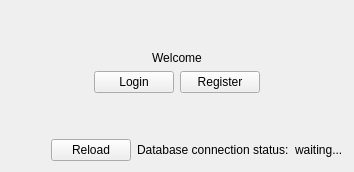
      <widget class="QWidget" name="welcomePage">
       <layout class="QVBoxLayout" name="verticalLayout_7">
        <item>
         <spacer name="verticalSpacer">
          <property name="orientation">
           <enum>Qt::Vertical</enum>
          </property>
          <property name="sizeHint" stdset="0">
           <size>
            <width>20</width>
            <height>40</height>
           </size>
          </property>
         </spacer>
        </item>
        <item>
         <layout class="QVBoxLayout" name="verticalLayout_2">
          <property name="topMargin">
           <number>0</number>
          </property>
          <item>
           <widget class="QLabel" name="label">
            <property name="text">
             <string>Welcome</string>
            </property>
            <property name="alignment">
             <set>Qt::AlignCenter</set>
            </property>
           </widget>
          </item>
          <item>
           <layout class="QHBoxLayout" name="horizontalLayout_2">
            <item>
             <spacer name="horizontalSpacer">
              <property name="orientation">
               <enum>Qt::Horizontal</enum>
              </property>
              <property name="sizeHint" stdset="0">
               <size>
                <width>40</width>
                <height>20</height>
               </size>
              </property>
             </spacer>
            </item>
            <item>
             <widget class="QPushButton" name="welcomeLoginButton">
              <property name="text">
               <string>Login</string>
              </property>
             </widget>
            </item>
            <item>
             <widget class="QPushButton" name="welcomeRegisterButton">
              <property name="text">
               <string>Register</string>
              </property>
             </widget>
            </item>
            <item>
             <spacer name="horizontalSpacer_2">
              <property name="orientation">
               <enum>Qt::Horizontal</enum>
              </property>
              <property name="sizeHint" stdset="0">
               <size>
                <width>40</width>
                <height>20</height>
               </size>
              </property>
             </spacer>
            </item>
           </layout>
          </item>
         </layout>
        </item>
        <item>
         <spacer name="verticalSpacer_2">
          <property name="orientation">
           <enum>Qt::Vertical</enum>
          </property>
          <property name="sizeHint" stdset="0">
           <size>
            <width>20</width>
            <height>40</height>
           </size>
          </property>
         </spacer>
        </item>
        <item>
         <layout class="QHBoxLayout" name="horizontalLayout_7">
          <property name="topMargin">
           <number>0</number>
          </property>
          <item>
           <spacer name="horizontalSpacer_14">
            <property name="orientation">
             <enum>Qt::Horizontal</enum>
            </property>
            <property name="sizeHint" stdset="0">
             <size>
              <width>40</width>
              <height>20</height>
             </size>
            </property>
           </spacer>
          </item>
          <item>
           <widget class="QPushButton" name="pushButton_5">
            <property name="text">
             <string>Reload</string>
            </property>
            <property name="shortcut">
             <string>Ctrl+Shift+S</string>
            </property>
           </widget>
          </item>
          <item>
           <widget class="QLabel" name="label_20">
            <property name="text">
             <string>Database connection status:</string>
            </property>
           </widget>
          </item>
          <item>
           <widget class="QLabel" name="databaseStatusWelcomeLabel">
            <property name="text">
             <string>waiting...</string>
            </property>
           </widget>
          </item>
         </layout>
        </item>
       </layout>
      </widget>
